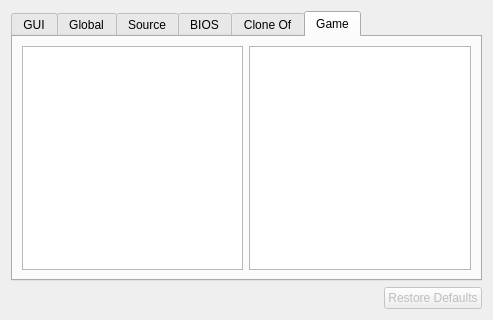
<ui version="4.0" >
 <class>Options</class>
 <widget class="QDialog" name="Options" >
  <property name="geometry" >
   <rect>
    <x>0</x>
    <y>0</y>
    <width>493</width>
    <height>320</height>
   </rect>
  </property>
  <property name="windowTitle" >
   <string>Options</string>
  </property>
  <layout class="QGridLayout" >
   <item row="0" column="0" >
    <widget class="QTabWidget" name="tabOptions" >
     <property name="currentIndex" >
      <number>5</number>
     </property>
     <widget class="QWidget" name="tab_5" >
      <attribute name="title" >
       <string>GUI</string>
      </attribute>
     </widget>
     <widget class="QWidget" name="tab_2" >
      <attribute name="title" >
       <string>Global</string>
      </attribute>
      <layout class="QGridLayout" >
       <item row="0" column="1" >
        <widget class="QTreeView" name="treeGlobalOpt" >
         <property name="editTriggers" >
          <set>QAbstractItemView::CurrentChanged|QAbstractItemView::DoubleClicked|QAbstractItemView::EditKeyPressed|QAbstractItemView::NoEditTriggers</set>
         </property>
         <property name="alternatingRowColors" >
          <bool>true</bool>
         </property>
         <property name="rootIsDecorated" >
          <bool>false</bool>
         </property>
        </widget>
       </item>
       <item row="0" column="0" >
        <widget class="QListWidget" name="lvGlobalOpt" />
       </item>
      </layout>
     </widget>
     <widget class="QWidget" name="tab_4" >
      <attribute name="title" >
       <string>Source</string>
      </attribute>
      <layout class="QGridLayout" >
       <item row="0" column="1" >
        <widget class="QTreeView" name="treeSourceOpt" >
         <property name="editTriggers" >
          <set>QAbstractItemView::CurrentChanged|QAbstractItemView::DoubleClicked|QAbstractItemView::EditKeyPressed|QAbstractItemView::NoEditTriggers</set>
         </property>
         <property name="alternatingRowColors" >
          <bool>true</bool>
         </property>
         <property name="rootIsDecorated" >
          <bool>false</bool>
         </property>
        </widget>
       </item>
       <item row="0" column="0" >
        <widget class="QListWidget" name="lvSourceOpt" />
       </item>
      </layout>
     </widget>
     <widget class="QWidget" name="bios" >
      <attribute name="title" >
       <string>BIOS</string>
      </attribute>
      <layout class="QGridLayout" >
       <item row="0" column="1" >
        <widget class="QTreeView" name="treeBiosOpt" >
         <property name="editTriggers" >
          <set>QAbstractItemView::CurrentChanged|QAbstractItemView::DoubleClicked|QAbstractItemView::EditKeyPressed|QAbstractItemView::NoEditTriggers</set>
         </property>
         <property name="alternatingRowColors" >
          <bool>true</bool>
         </property>
         <property name="rootIsDecorated" >
          <bool>false</bool>
         </property>
        </widget>
       </item>
       <item row="0" column="0" >
        <widget class="QListWidget" name="lvBiosOpt" />
       </item>
      </layout>
     </widget>
     <widget class="QWidget" name="tab_3" >
      <attribute name="title" >
       <string>Clone Of</string>
      </attribute>
      <layout class="QGridLayout" >
       <item row="0" column="0" >
        <widget class="QListWidget" name="lvCloneofOpt" />
       </item>
       <item row="0" column="1" >
        <widget class="QTreeView" name="treeCloneofOpt" >
         <property name="editTriggers" >
          <set>QAbstractItemView::CurrentChanged|QAbstractItemView::DoubleClicked|QAbstractItemView::EditKeyPressed|QAbstractItemView::NoEditTriggers</set>
         </property>
         <property name="alternatingRowColors" >
          <bool>true</bool>
         </property>
         <property name="rootIsDecorated" >
          <bool>false</bool>
         </property>
        </widget>
       </item>
      </layout>
     </widget>
     <widget class="QWidget" name="tab" >
      <attribute name="title" >
       <string>Game</string>
      </attribute>
      <layout class="QGridLayout" >
       <item row="0" column="0" >
        <widget class="QListWidget" name="lvCurrOpt" />
       </item>
       <item row="0" column="1" >
        <widget class="QTreeView" name="treeCurrOpt" >
         <property name="editTriggers" >
          <set>QAbstractItemView::CurrentChanged|QAbstractItemView::DoubleClicked|QAbstractItemView::EditKeyPressed|QAbstractItemView::NoEditTriggers</set>
         </property>
         <property name="alternatingRowColors" >
          <bool>true</bool>
         </property>
         <property name="rootIsDecorated" >
          <bool>false</bool>
         </property>
        </widget>
       </item>
      </layout>
     </widget>
    </widget>
   </item>
   <item row="1" column="0" >
    <layout class="QHBoxLayout" >
     <item>
      <spacer>
       <property name="orientation" >
        <enum>Qt::Horizontal</enum>
       </property>
       <property name="sizeHint" >
        <size>
         <width>40</width>
         <height>20</height>
        </size>
       </property>
      </spacer>
     </item>
     <item>
      <widget class="QDialogButtonBox" name="buttonBox" >
       <property name="enabled" >
        <bool>false</bool>
       </property>
       <property name="sizePolicy" >
        <sizepolicy vsizetype="Fixed" hsizetype="Fixed" >
         <horstretch>0</horstretch>
         <verstretch>0</verstretch>
        </sizepolicy>
       </property>
       <property name="standardButtons" >
        <set>QDialogButtonBox::RestoreDefaults</set>
       </property>
       <property name="centerButtons" >
        <bool>true</bool>
       </property>
      </widget>
     </item>
    </layout>
   </item>
  </layout>
 </widget>
 <resources/>
 <connections>
  <connection>
   <sender>buttonBox</sender>
   <signal>accepted()</signal>
   <receiver>Options</receiver>
   <slot>accept()</slot>
   <hints>
    <hint type="sourcelabel" >
     <x>248</x>
     <y>254</y>
    </hint>
    <hint type="destinationlabel" >
     <x>157</x>
     <y>274</y>
    </hint>
   </hints>
  </connection>
  <connection>
   <sender>buttonBox</sender>
   <signal>rejected()</signal>
   <receiver>Options</receiver>
   <slot>reject()</slot>
   <hints>
    <hint type="sourcelabel" >
     <x>316</x>
     <y>260</y>
    </hint>
    <hint type="destinationlabel" >
     <x>286</x>
     <y>274</y>
    </hint>
   </hints>
  </connection>
 </connections>
</ui>
